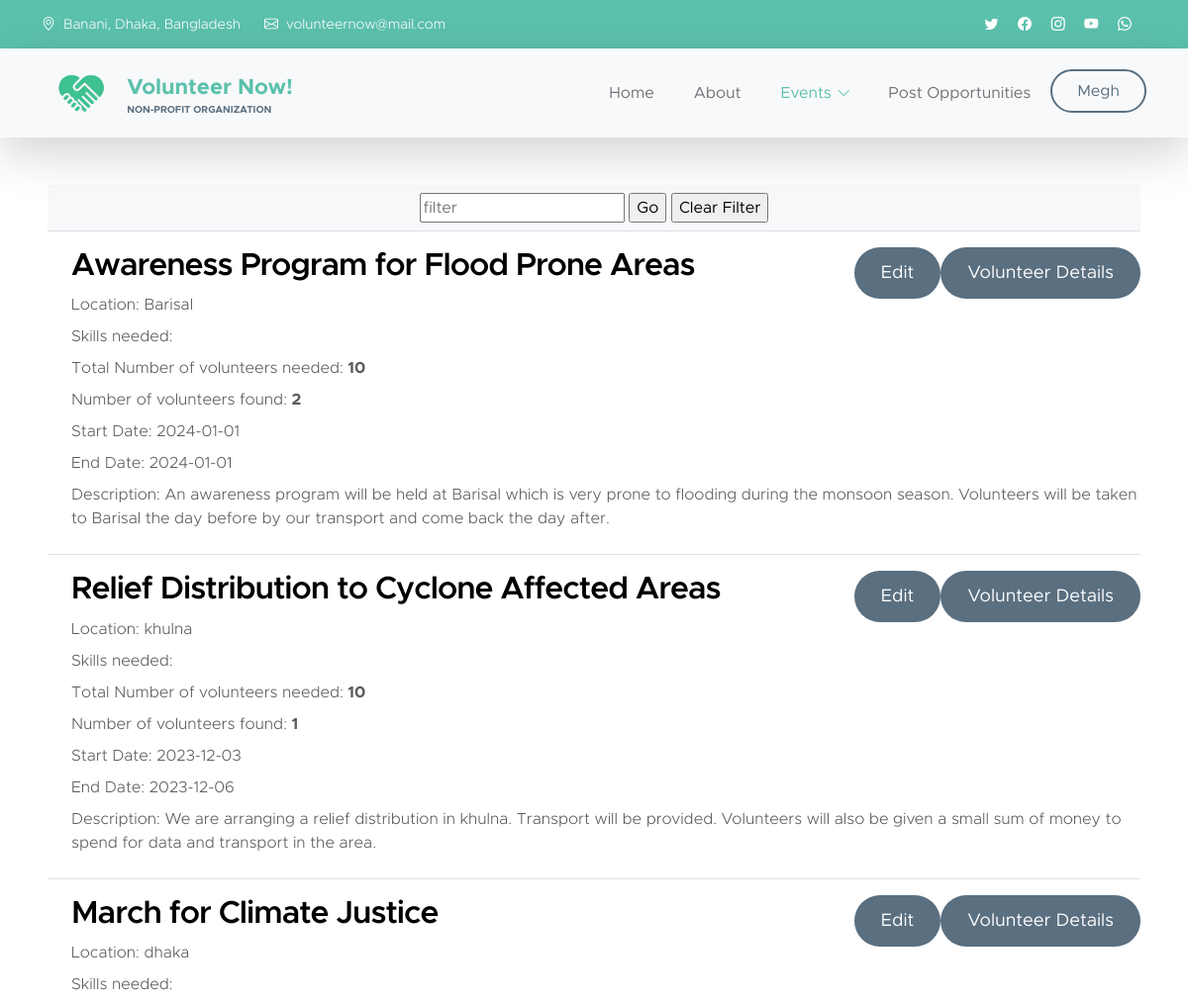
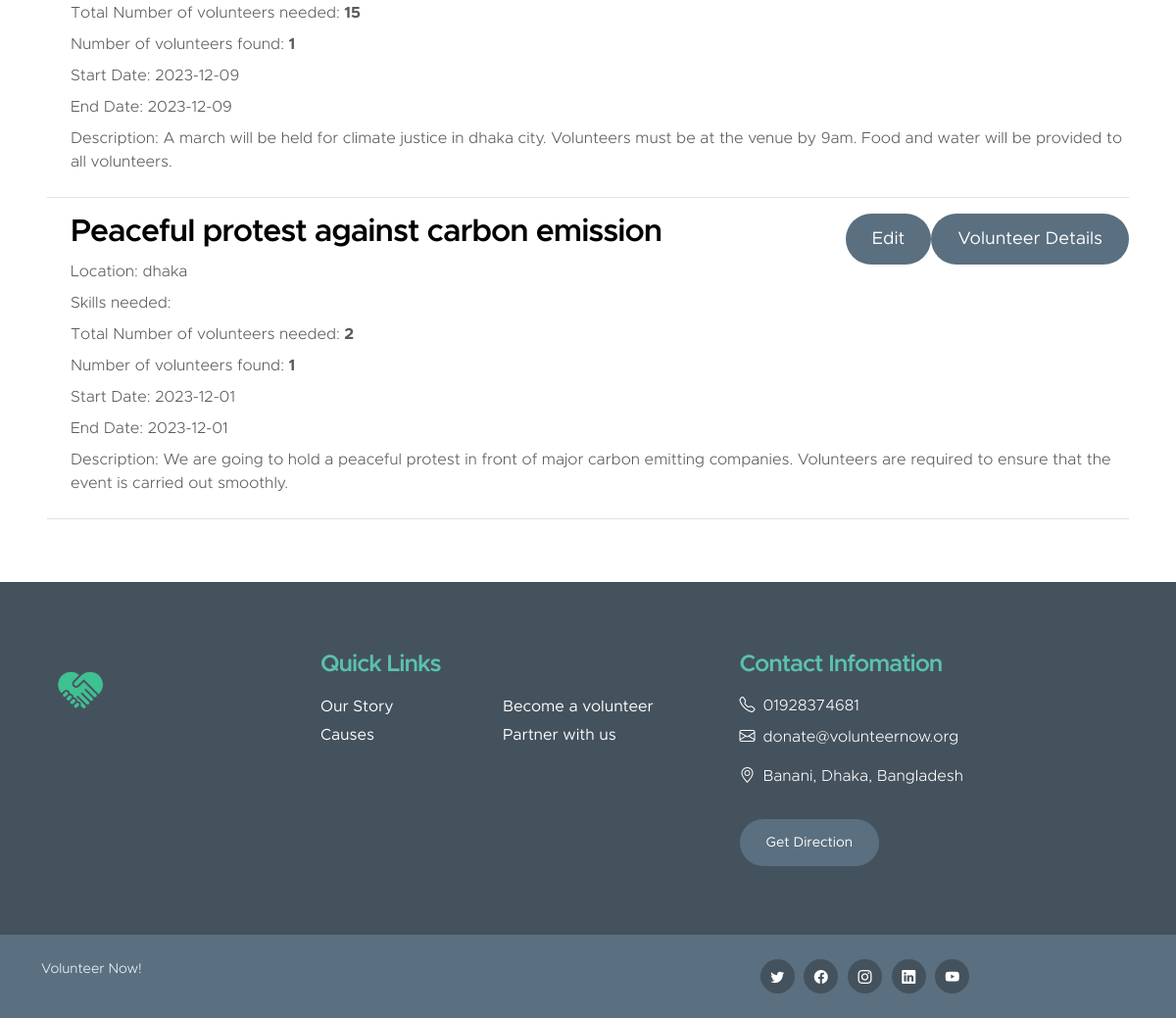
Screenshot of /org-eventhis-past.php (signed in) with the database file from the repository (2 pictures, top to bottom).
### tables this page shows
CREATE TABLE `organization` (
  `name` varchar(50) NOT NULL,
  `email` varchar(50) NOT NULL,
  `password` varchar(50) NOT NULL,
  `address` varchar(100) NOT NULL,
  `description` varchar(500) NOT NULL,
  `website` varchar(50) DEFAULT NULL,
  `cause_one` varchar(100) DEFAULT NULL,
  `cause_two` varchar(100) DEFAULT NULL,
  `cause_three` varchar(100) DEFAULT NULL,
  `org_id` varchar(50) NOT NULL
);

CREATE TABLE `opportunity` (
  `name` varchar(100) NOT NULL,
  `location` varchar(50) NOT NULL,
  `description` varchar(1000) NOT NULL,
  `skill` varchar(100) DEFAULT NULL,
  `org_name` varchar(50) NOT NULL,
  `vol_num` int(11) NOT NULL,
  `startdate` date NOT NULL,
  `enddate` date NOT NULL,
  `oppid` int(11) NOT NULL,
  `status` varchar(50) NOT NULL,
  `vol_found` int(11) NOT NULL
);

### org-functions.php (called while the page is built, shortened)
<?php
function check_login($con)
{
	if(isset($_SESSION['org_id']))
	{
		$id = $_SESSION['org_id'];
		$query = "select * from organization where org_id = '$id' limit 1";
		$result = mysqli_query($con,$query);
		if($result && mysqli_num_rows($result) > 0)
		{
			$user_data = mysqli_fetch_assoc($result);
			return $user_data;
		}
	}
	die;
}

### org-eventhis-past.php (the view, shortened to what this page needs)
<?php
include("connection.php");
include("org-functions.php");
include("checkstatus.php");
$user_data = check_login($con);
$org_name = $user_data['name'];
?>
<!doctype html>
<html lang="en">
    <head>
        <link href="css/bootstrap.min.css" rel="stylesheet">
        <link href="css/bootstrap-icons.css" rel="stylesheet">
        <link href="css/style.css" rel="stylesheet">
    </head>
    <body id="section_1">
        <header class="site-header">
            <div class="container">
                <div class="row">
                    <div class="col-lg-8 col-12 d-flex flex-wrap">
                        <p class="d-flex me-4 mb-0">
                            <i class="bi-geo-alt me-2"></i>
                            Banani, Dhaka, Bangladesh
                        </p>
                        <p class="d-flex mb-0">
                            <i class="bi-envelope me-2"></i>
                            <a href="mailto:volunteernow@mail.com">
                                volunteernow@mail.com
                            </a>
                        </p>
                    </div>
                    <div class="col-lg-3 col-12 ms-auto d-lg-block d-none">
                        <ul class="social-icon">
                            <li class="social-icon-item">
                                <a href="#" class="social-icon-link bi-twitter"></a>
                            </li>
                            <li class="social-icon-item">
                                <a href="#" class="social-icon-link bi-facebook"></a>
                            </li>
                            <li class="social-icon-item">
                                <a href="#" class="social-icon-link bi-instagram"></a>
                            </li>
                            <li class="social-icon-item">
                                <a href="#" class="social-icon-link bi-youtube"></a>
                            </li>
                            <li class="social-icon-item">
                                <a href="#" class="social-icon-link bi-whatsapp"></a>
                            </li>
                        </ul>
                    </div>
                </div>
            </div>
        </header>
        <nav class="navbar navbar-expand-lg bg-light shadow-lg">
            <div class="container">
                    <a class="navbar-brand" href="index.html">
                    <img src="images/stickerlogo_volunteernow.png" class="logo img-fluid" alt="Volunteer Now!">
                    <span>
                        Volunteer Now!
                        <small>Non-profit Organization</small>
                    </span>
                </a>
                <div class="collapse navbar-collapse" id="navbarNav">
                    <ul class="navbar-nav ms-auto">
                        <li class="nav-item">
                            <a class="nav-link" href="org-index.php">Home</a>
                        </li>
                        <li class="nav-item">
                            <a class="nav-link" href="org-index.php">About</a>
                        </li>
                        <li class="nav-item dropdown">
                            <a class="nav-link dropdown-toggle active" href="" id="navbarLightDropdownMenuLink" data-bs-toggle="dropdown" aria-expanded="false">Events</a>
                        </li>
                        <li class="nav-item">
                            <a class="nav-link" href="org-postopp.php">Post Opportunities</a>
                        </li>
                        <li class="nav-item dropdown">
                            <a class="nav-link custom-btn custom-border-btn btn" href="" id="navbarLightDropdownMenuLink" role="button" data-bs-toggle="dropdown" aria-expanded="false"><?php echo $user_data['name']; ?></a>
                        </li>
                    </ul>
                </div>
            </div>
        </nav>
        <main>
        <section class="p-5">
            <div class="border-bottom p-2 bg-light mb-3">
                <div class="row list" style="text-align:center">
                    <form class="filterform" method="post" action="org-eventhis-past.php">
                        <input type="text" id="filter" name="filter" placeholder="filter" tabindex="0"/>
                        <input type="submit" name="Filterbutton" id="Filterbutton" value="Go"/>
                        <input type="submit" name="Clearbutton" id="Clearbutton" value="Clear Filter"/>
                    </form>
                </div>
            </div>
            <div class="row list">
                <div class="col-md-12">
                    <?php
                        $sql2 = "SELECT * FROM opportunity";
                        if(isset($_POST['filter'])){
                            $filter = $_POST['filter'];
                            $sql2 .= " WHERE (name LIKE '%{$filter}%' OR location LIKE '%{$filter}%' OR skill LIKE '%{$filter}%' OR description LIKE '%{$filter}%'
                                    OR startdate LIKE '%{$filter}%' OR enddate LIKE '%{$filter}%' OR vol_num LIKE '%{$filter}%' or vol_found LIKE '%{$filter}%') AND org_name = '$org_name' AND status = 'closed'";
                            $_SESSION['filter'] = $filter;
                        }else{
                            $sql2 .= " WHERE org_name = '$org_name' AND status = 'closed'";
                        }
                        $result2 = mysqli_query($con, $sql2);
                        while ($row = $result2->fetch_assoc()) {
                            $name = $row['name'];
                            $location = $row['location'];
                            $skill = $row['skill'];
                            $description = $row['description'];
                            $vol_num = $row['vol_num'];
                            $start_date = $row['startdate'];
                            $end_date = $row['enddate'];
                            $vol_found = $row['vol_found'];
                            $oppid = $row['oppid'];
                    ?>
                    <div class="d-flex mb-3 pb-3 border-bottom">
                        <div class="ms-3 ms-md-4">
                            <a href="org-oppdeets.php?details=<?php echo $oppid ?>" class="custom-btn btn" style="float:right">Volunteer Details</a>
                            <a href="org-editopp.php?edit=<?php echo $oppid ?>" class="custom-btn btn" style="float:right">Edit</a>
                            <h3><?php echo $name; ?></h3>
                            <p class="mb-2 text-dark text-opacity-75">Location: <?php echo $location; ?></p>
                            <p class="mb-2 text-dark text-opacity-75">Skills needed: <?php echo $skill; ?></p>
                            <p class="mb-2 text-dark text-opacity-75">Total Number of volunteers needed:<b> <?php echo $vol_num; ?> </b></p>
                            <p class="mb-2 text-dark text-opacity-75">Number of volunteers found:<b> <?php echo $vol_found; ?> </b></p>
                            <p class="mb-2 text-dark text-opacity-75">Start Date: <?php echo $start_date; ?></p>
                            <p class="mb-2 text-dark text-opacity-75">End Date: <?php echo $end_date; ?></p>
                            <p class="mb-2 text-dark text-opacity-75">Description: <?php echo $description; ?></p>
                        </div>
                    </div>
                    <?php
                    }
                    ?>
                </div>
            </div>
        </section>
        </main>
        <footer class="site-footer">
            <div class="container">
                <div class="row">
                    <div class="col-lg-3 col-12 mb-4">
                        <img src="images/stickerlogo_volunteernow.png" class="logo img-fluid" alt="">
                    </div>
                    <div class="col-lg-4 col-md-6 col-12 mb-4">
                        <h5 class="site-footer-title mb-3">Quick Links</h5>
                        <ul class="footer-menu">
                            <li class="footer-menu-item"><a href="#" class="footer-menu-link">Our Story</a></li>
                            <li class="footer-menu-item"><a href="#" class="footer-menu-link">Causes</a></li>
                            <li class="footer-menu-item"><a href="#" class="footer-menu-link">Become a volunteer</a></li>
                            <li class="footer-menu-item"><a href="#" class="footer-menu-link">Partner with us</a></li>
                        </ul>
                    </div>
                    <div class="col-lg-4 col-md-6 col-12 mx-auto">
                        <h5 class="site-footer-title mb-3">Contact Infomation</h5>
                        <p class="text-white d-flex mb-2">
                            <i class="bi-telephone me-2"></i>
                            <a href="tel: 120-240-9600" class="site-footer-link">
                                01928374681
                            </a>
                        </p>
                        <p class="text-white d-flex">
                            <i class="bi-envelope me-2"></i>
                            <a href="mailto:info@yourgmail.com" class="site-footer-link">
                                donate@volunteernow.org
                            </a>
                        </p>
                        <p class="text-white d-flex mt-3">
                            <i class="bi-geo-alt me-2"></i>
                            Banani, Dhaka, Bangladesh
                        </p>
                        <a href="#" class="custom-btn btn mt-3">Get Direction</a>
                    </div>
                </div>
            </div>
            <div class="site-footer-bottom">
                <div class="container">
                    <div class="row">
                        <div class="col-lg-6 col-md-7 col-12">
                            <p class="copyright-text mb-0">Volunteer Now!</p>
                        </div>
                        <div class="col-lg-6 col-md-5 col-12 d-flex justify-content-center align-items-center mx-auto">
                            <ul class="social-icon">
                                <li class="social-icon-item">
                                    <a href="#" class="social-icon-link bi-twitter"></a>
                                </li>
                                <li class="social-icon-item">
                                    <a href="#" class="social-icon-link bi-facebook"></a>
                                </li>
                                <li class="social-icon-item">
                                    <a href="#" class="social-icon-link bi-instagram"></a>
                                </li>
                                <li class="social-icon-item">
                                    <a href="#" class="social-icon-link bi-linkedin"></a>
                                </li>
                                <li class="social-icon-item">
                                    <a href="https://youtube.com/templatemo" class="social-icon-link bi-youtube"></a>
                                </li>
                            </ul>
                        </div>
                    </div>
                </div>
            </div>
        </footer>
    </body>
</html>

### rows the page displays
organization: name "Megh"
opportunity: name "Awareness Program for Flood Prone Areas", location "Barisal", vol_num "10", vol_found "2", startdate "2024-01-01", enddate "2024-01-01", description "An awareness program will be held at Barisal which is very prone to flooding during the monsoon season. Volunteers will be taken to Barisal the day before by our transport and come back the day after."
opportunity: name "Relief Distribution to Cyclone Affected Areas", location "khulna", vol_num "10", vol_found "1", startdate "2023-12-03", enddate "2023-12-06", description "We are arranging a relief distribution in khulna. Transport will be provided. Volunteers will also be given a small sum of money to spend for data and transport in the area."
opportunity: name "March for Climate Justice", location "dhaka", vol_num "15", vol_found "1", startdate "2023-12-09", enddate "2023-12-09", description "A march will be held for climate justice in dhaka city. Volunteers must be at the venue by 9am. Food and water will be provided to all volunteers."
opportunity: name "Peaceful protest against carbon emission", location "dhaka", vol_num "2", vol_found "1", startdate "2023-12-01", enddate "2023-12-01", description "We are going to hold a peaceful protest in front of major carbon emitting companies. Volunteers are required to ensure that the event is carried out smoothly."
